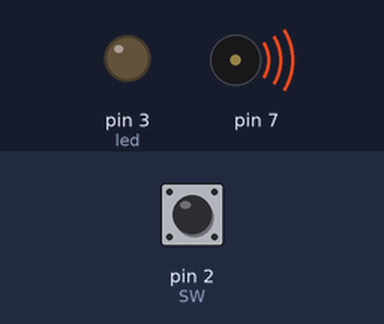
Recording of a sketch running on a simulated Arduino Uno, built with avr-gcc and run on an emulated ATmega328P. Parts: output pins drawn as LEDs (lit = HIGH), buzzer (waves = sounding). Inputs (shaded band) come from the test bench; at power-on: pin 2 (SW) HIGH.

Above: at 1.2 s.
1.3 s: pin 2 (SW) pulled LOW for 0.15 s
At 1.4 s:
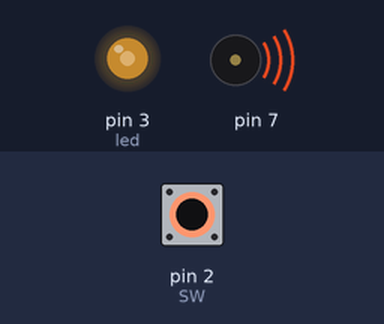
4.4 s: pin 2 (SW) pulled LOW for 1 s
At 6.7 s:
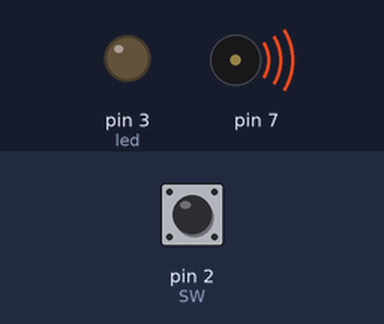
7.4 s: pin 2 (SW) pulled LOW for 3.2 s
At 11.8 s:
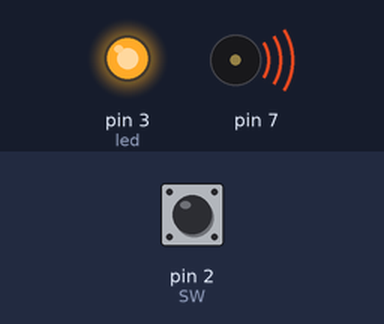
13.5 s: pin 2 (SW) pulled LOW for 0.15 s
At 14.7 s:
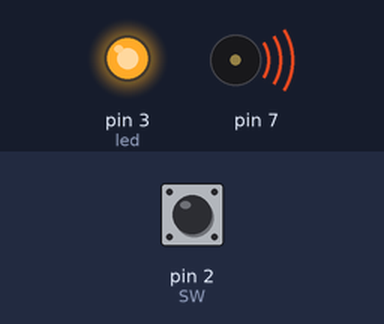
Timing chart, 0 to 16.5 s (numbered marks = the images above; inputs shaded):
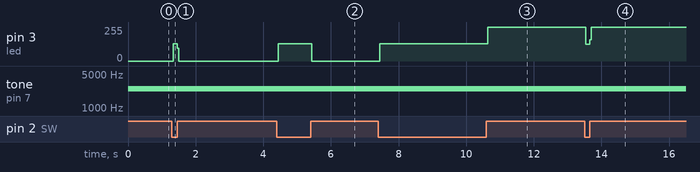

The sketch:

Interrupt.ino
```cpp
const byte SW = 2;

int freq = 2500;
int SW_state;
int led= 3;
void setup() {
 pinMode(SW, INPUT);
 pinMode(led,OUTPUT);
 attachInterrupt(digitalPinToInterrupt(SW),toggle, LOW);
}
void loop() {
 tone(7, freq, 1000);
 delay(1000);
}
void toggle() {
  digitalWrite(led,!digitalRead(led));
}
```

Measured:
- after the input at 1.3 s, pin 3 (led): 0/255 → 128/255 at once, → 0/255 0.12 s later
- after the input at 4.4 s, pin 3 (led): 0/255 → 128/255 at once, → 0/255 1.0 s later
- after the input at 7.4 s, pin 3 (led): 0/255 → 128/255 at once, → 255/255 3.2 s later
- after the input at 13.5 s, pin 3 (led): 255/255 → 127/255 at once, → 255/255 0.12 s later
